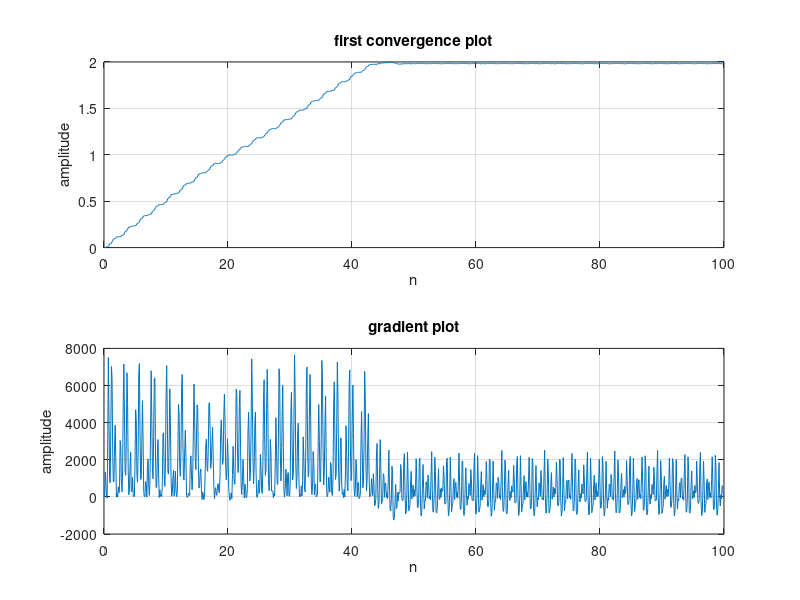
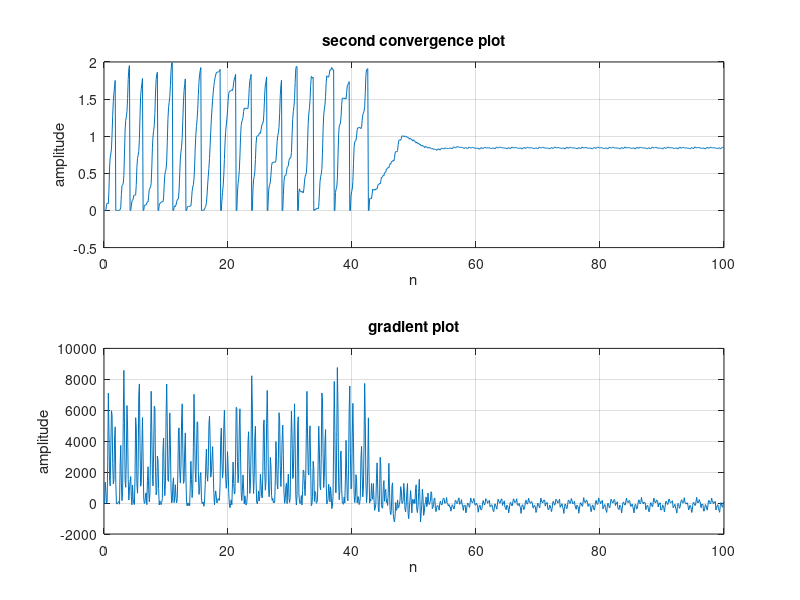
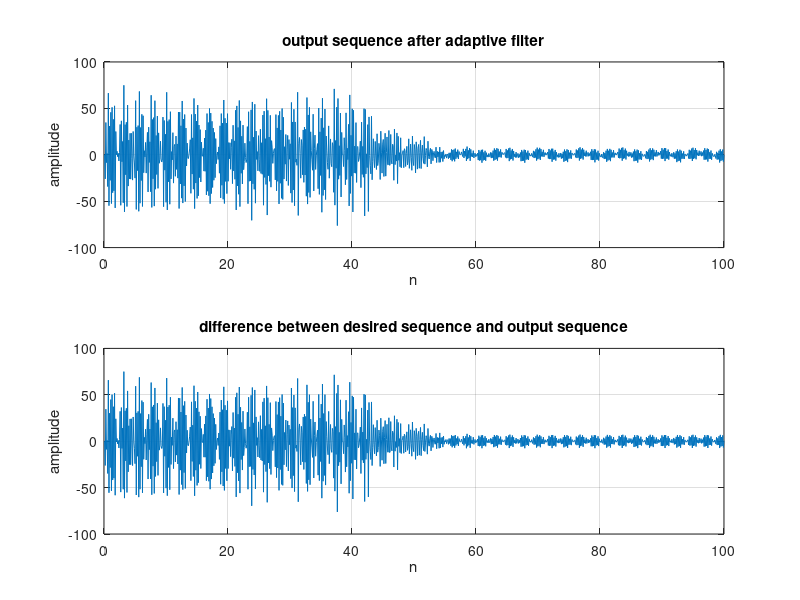

MATLAB code for these plots, in order:
clear all 

clc
n = linspace(0,100,1000);
d=sin(n);
variation=linspace(1,20,length(n));
figure(1)
subplot(2,1,1)
plot(n,d)
title('desired sequence')
xlabel('n')
ylabel('amplitude')
grid on
u = 0.000005;
r = 0.9;
a = zeros(1,1000);
e = zeros(1,1000);
% noise = zeros(1,1000);
noise1 = 20*sin(20*n);
noise2 = 40*sin(30*n);
y=zeros(1,length(n));
%generate noise
% noise=10*sin(n.*variation);
x = d+noise1+noise2;

subplot(2,1,2)
plot(n,x)
title('input sequence with noise')
xlabel('n')
ylabel('amplitude')
grid on


for N = 3:length(x)-1
   y(N) = x(N)+a(N)*x(N-1)+x(N-2)-r*a(N)*y(N-1)-(r^2)*y(N-2);
     a(N+1) = a(N)-u*y(N)*x(N-1);
    if a(N+1)>=2 || a(N+1)<=-2
        a(N)=0;
        a(N+1)=0;
    end
    y(N) = x(N)+a(N)*x(N-1)+x(N-2)-r*a(N)*y(N-1)-(r^2)*y(N-2);
end

figure(1)
subplot(2,1,1)
plot(n,a)
title('first convergence plot')
xlabel('n')
ylabel('amplitude')
grid on
subplot(2,1,2)
plot(n,2.*y.*x)
title('gradient plot')
xlabel('n')
ylabel('amplitude')
grid on

u = 0.00008;
r = 0.95;
b=a;
new_x=y;
for N = 3:length(new_x)-1
   y(N) = new_x(N)+b(N)*new_x(N-1)+new_x(N-2)-r*b(N)*y(N-1)-(r^2)*y(N-2);
     b(N+1) = b(N)-u*y(N)*new_x(N-1);
    if b(N+1)>=2 || b(N+1)<=-2
        b(N)=0;
        b(N+1)=0;
    end
    y(N) = new_x(N)+b(N)*new_x(N-1)+new_x(N-2)-r*b(N)*y(N-1)-(r^2)*y(N-2);
end

figure(2)
subplot(2,1,1)
plot(n,b)
title('second convergence plot')
xlabel('n')
ylabel('amplitude')
grid on
subplot(2,1,2)
plot(n,2.*y.*x)
title('gradient plot')
xlabel('n')
ylabel('amplitude')
grid on

figure(3)
subplot (2,1,1)
plot(n,y)
title('output sequence after adaptive filter')
xlabel('n')
ylabel('amplitude')
grid on
subplot (2,1,2)
plot(n,y-d)
title('difference between desired sequence and output sequence')
xlabel('n')
ylabel('amplitude')
grid on